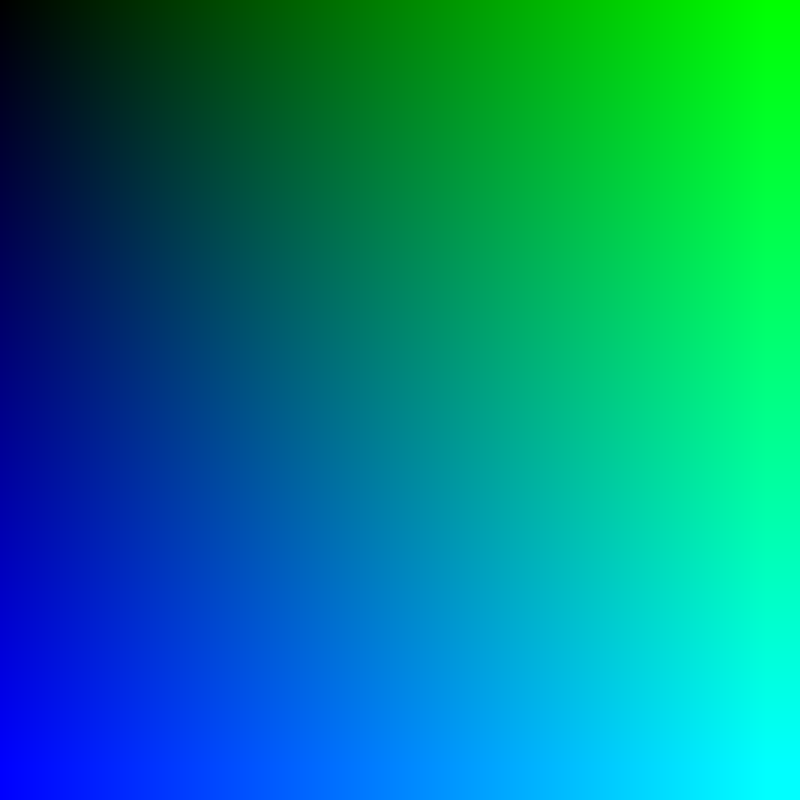
Frame 1 (no input)
Frame 60 (the mouse pressed at the canvas centre just before this capture): identical to frame 1, image omitted
Frame 120 (the mouse held since frame 60 and released just before this capture): identical to frame 1, image omitted

The Processing sketch that drew this single still picture (run headless with seeded random() and noise(); from frame 60 on, the mouse is pressed at the canvas centre):

// Processing sketch: Pixels_2
// ── Pixels_2.pde

void setup() {
  //fullScreen();
  //noCursor();
  size(800, 800);
  frameRate(60);
  background(20);

  /* Gradient effect that merges Green and blue */
    loadPixels();
    for (int x = 0; x < width; x ++) {
      for (int y = 0; y < height; y ++) {
        pixels[x + y*width] = color(0, x/(width/255), y/(height/255));
      }
    }
    updatePixels();
}


void draw() {

}
